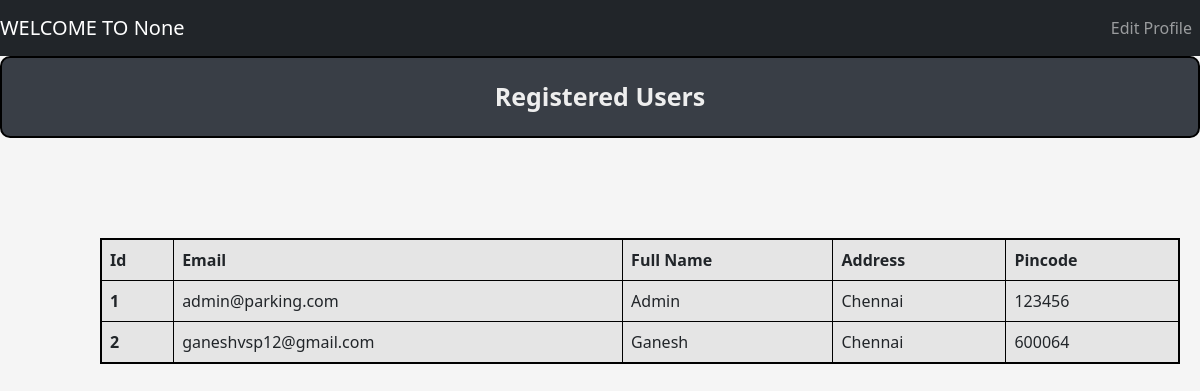
Screenshot of /admin/users with the database file from the repository.
### tables this page shows
CREATE TABLE USERS (
            ID INTEGER PRIMARY KEY AUTOINCREMENT,
            EMAIL TEXT NOT NULL UNIQUE,
            PASSWORD TEXT NOT NULL,
            FULLNAME TEXT NOT NULL,
            ADDRESS TEXT NOT NULL,
            PINCODE TEXT NOT NULL,
            ROLE TEXT DEFAULT 'user'
        );

### controllers/admin_controller.py (the view)
@admin.route('/admin/users', methods = ['GET','POST'])
def viewUsers():
    users_data = getUsersData()
    return render_template("admin/userslist.html",users_data = users_data)

### models/parking_lot.py (called while the page is built)
def getUsersData():
    connection = sqlite3.connect(DATABASE_PARKING)
    cur = connection.cursor()
    cur.execute('''
                    SELECT * FROM USERS
                ''')
    users_data = cur.fetchall()
    connection.commit()
    connection.close()
    return users_data

### templates/admin/userslist.html (shortened to what this page needs)
{% extends "navbar.html" %}
{% block content %}
    <div class="title"> Registered Users </div>
        <table class="table table-striped table-active table-responsive table-css table-bordered ">
            <thead>
                <tr>
                <th scope="col">Id</th>
                <th scope="col">Email</th>
                <th scope="col">Full Name</th>
                <th scope="col">Address</th>
                <th scope="col">Pincode</th>
                </tr>
            </thead>
            <tbody>
                {% for user in users_data %}
                    <tr>
                        <th scope="row">{{ user[0] }}</th>
                        <td>{{ user[1] }}</td>
                        <td>{{ user[3] }}</td>
                        <td>{{ user[4] }}</td>
                        <td>{{ user[5] }}</td>
                    </tr>
                {% endfor %}
            </tbody>
        </table>
{% endblock %}

### static/css/style.css (style rules this page uses)
body { background-color: #f5f5f5; }
.title { background-color: #393E46; border: 2px solid black; border-radius: 10px; text-align: center; padding: 20px; font-weight: bold; font-size: 25px; margin-bottom: 20px; color: #EEEEEE; }
.table-css { margin: 100px; width: 90vw; border: 2px solid black; }

### rows the page displays
USERS: ID "1", EMAIL "admin@parking.com", FULLNAME "Admin", ADDRESS "Chennai", PINCODE "123456"
USERS: ID "2", EMAIL "ganeshvsp12@gmail.com", FULLNAME "Ganesh", ADDRESS "Chennai", PINCODE "600064"

### other values shown
{{ session.get('name') }} "None"
